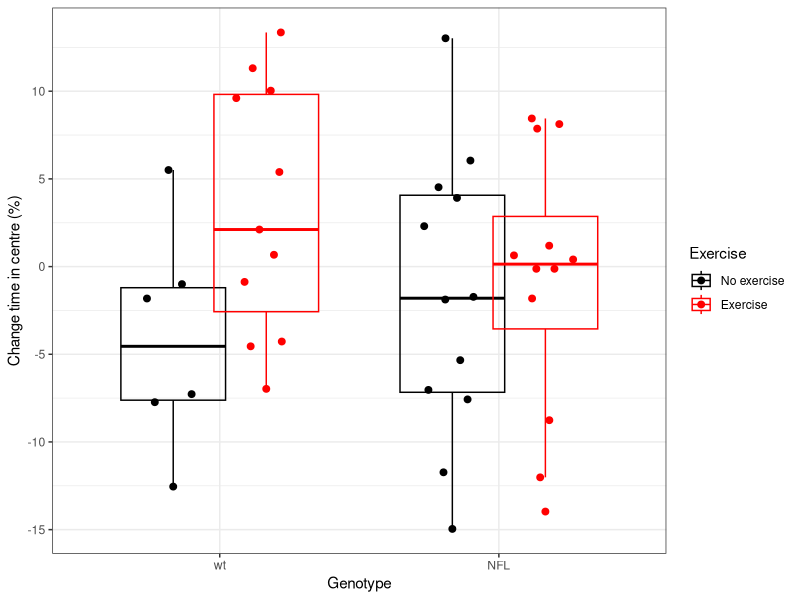
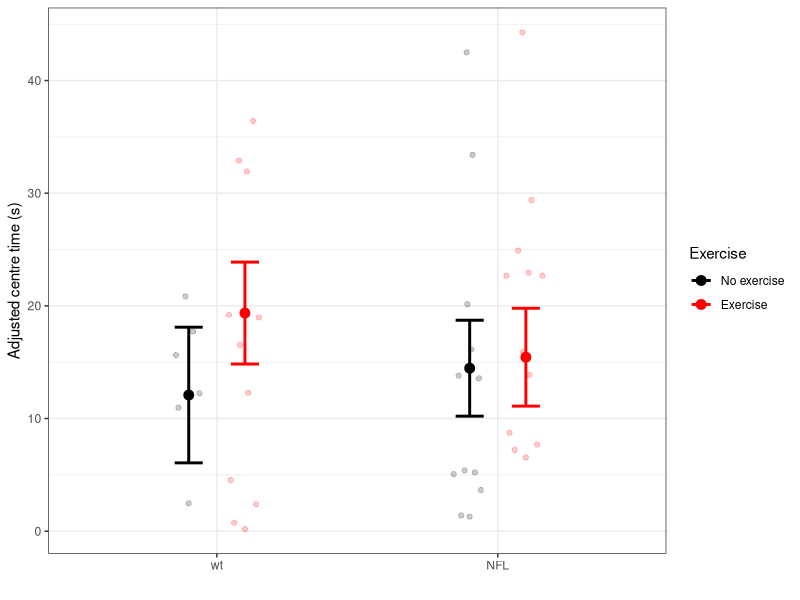
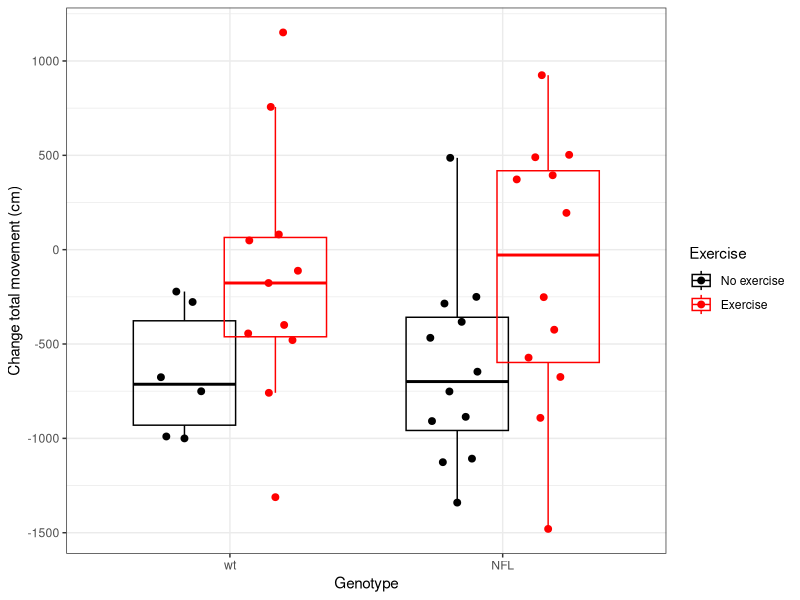
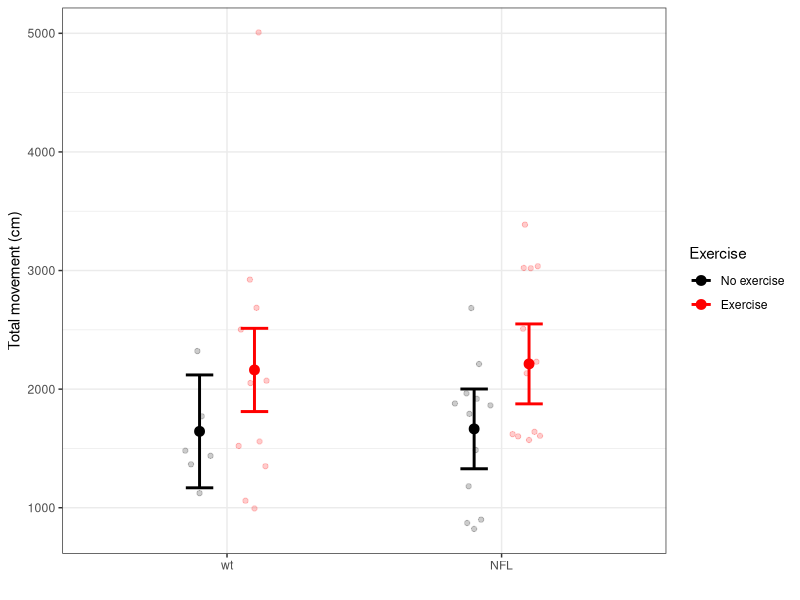
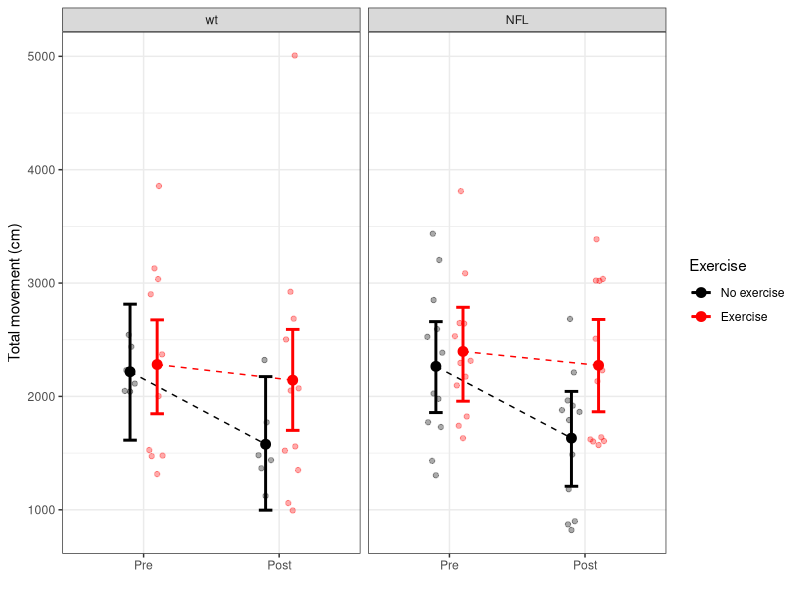
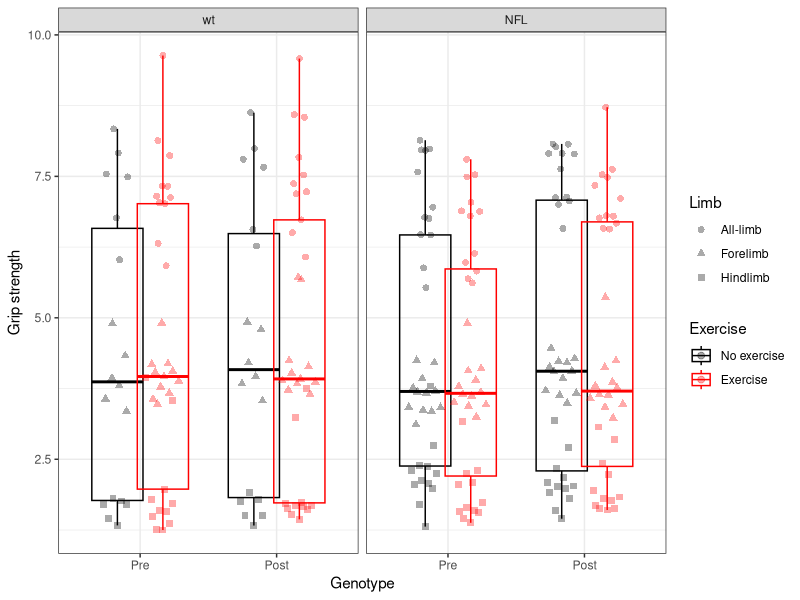
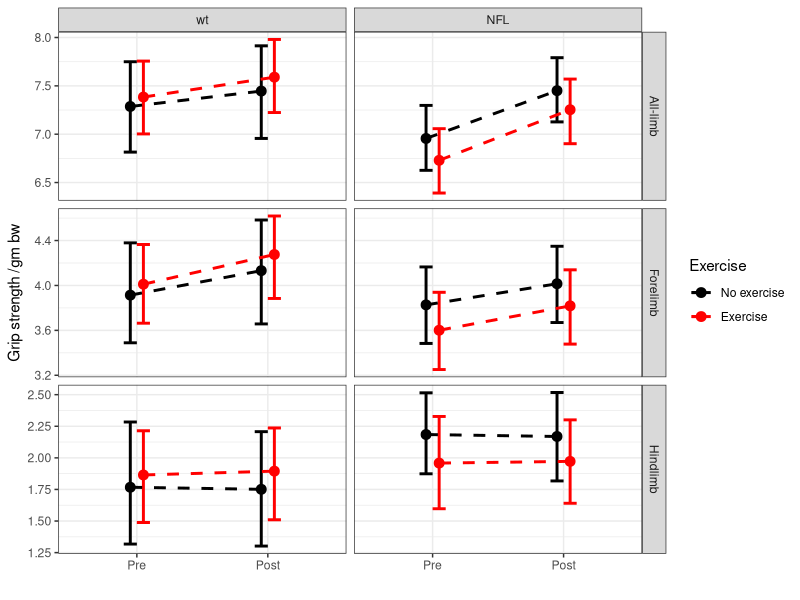
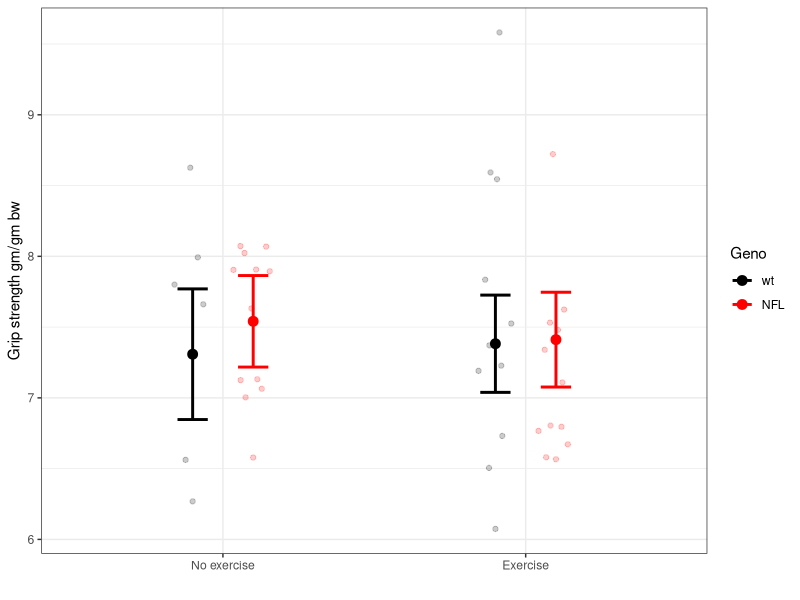

Here is the R script that generated these plots, in order:
## ---- chunk 1
knitr::opts_chunk$set(echo = FALSE, message = FALSE, warning = FALSE)
## ---- chunk 2
library(readr)
library(dplyr)
library(ggplot2)
library(lme4)
library(lmerTest)
library(knitr)
library(reshape2)
library(ggbeeswarm)
library(openxlsx)


# d <- read_csv("nfl_exercise.csv") %>%
#   mutate(exercise = factor(exercise, levels = c(1, 0), labels = c("exercise", "no exercise")),
#          geno = factor(geno, levels = c("WT", "NFL")))

## ---- chunk 3
d0 <- lapply(1:3, function(x) read.xlsx('nfl_behaviour_2019.xlsx', sheet = x, startRow = 3))

names(d0[[3]]) <- c("ID",
                    "Geno",
                    "Exercise",
                    "HLS_pre",
                    "HLS_post",
                    "HLS_change",
                    "FLS_pre",
                    "FLS_post",
                    "FLS_change",
                    "ALS_pre",
                    "ALS_post",
                    "ALS_change")

d <- left_join(d0[[1]], d0[[2]]) %>%
  left_join(d0[[3]]) %>%
  mutate(Exercise = factor(Exercise, levels = c(0, 1), labels = c("No exercise", "Exercise")),
         Geno = factor(Geno, levels = c("wt", "NFL")))

## ---- chunk 4
dw = 2/3

ggplot(d, aes(x = Geno, colour = Exercise, y = CT_change)) +
  geom_boxplot(position = position_dodge(width = dw), alpha = 0) +
  geom_quasirandom(dodge.width = dw, size = 2) +
  scale_colour_manual(values = c("black", "red")) +
  ylab("Change time in centre (%)") +
  xlab("Genotype") +
  theme_bw()
## ---- chunk 5
d %>% group_by(Geno) %>%
  summarise(mean = mean(CT_change, na.rm = TRUE),
            sd = sd(CT_change, na.rm = TRUE)) %>%
  kable(digits = 2)

d %>% group_by(Exercise) %>%
  summarise(mean = mean(CT_change, na.rm = TRUE),
            sd = sd(CT_change, na.rm = TRUE)) %>%
  kable(digits = 2)

d %>% group_by(Geno, Exercise) %>%
  summarise(mean = mean(CT_change, na.rm = TRUE),
            sd = sd(CT_change, na.rm = TRUE)) %>%
  kable(digits = 2)
## ---- chunk 6
m1 <- lm(CT_post ~ CT_pre + Geno * Exercise, d)
anova(m1)

#plot(m1)
## ---- chunk 7
dd <- expand.grid(CT_pre = mean(d$CT_pre),
                   Geno = factor(levels(d$Geno), levels = c("wt", "NFL")),
                   Exercise = factor(levels(d$Exercise), levels = c("No exercise", "Exercise")))

p <- predict(m1, dd, se.fit = TRUE)
dd$lwr <- p$fit - 1.96*p$se.fit
dd$upr <- p$fit + 1.96*p$se.fit
dd$fit <- p$fit

knitr::kable(dd, digits = 2)
## ---- chunk 8
ggplot(dd, aes(x = Geno, colour = Exercise, y = fit, ymin = lwr, ymax = upr)) +
  ggbeeswarm::geom_quasirandom(data = d, dodge.width = 0.4, alpha = 0.2, inherit.aes = FALSE,
             aes(y = CT_post, x= Geno, colour = Exercise)) +
  geom_point(size = 3, position = position_dodge(width = 0.4)) +
  geom_errorbar(position = position_dodge(width = 0.4), size = 1, width = 0.2) +
  scale_colour_manual(values = c("black", "red")) +
  ylab("Adjusted centre time (s)") +
  xlab("") +
  theme_bw()

## ---- chunk 9
ggplot(d, aes(x = Geno, colour = Exercise, y = TM_change)) +
  geom_boxplot(position = position_dodge(width = dw), alpha = 0.0) +
  geom_quasirandom(dodge.width = dw, size = 2) +
  scale_colour_manual(values = c("black", "red")) +
  ylab("Change total movement (cm)") +
  xlab("Genotype") +
  theme_bw()
## ---- chunk 10
d %>% group_by(Geno) %>%
  summarise(mean = mean(TM_change, na.rm = TRUE),
            sd = sd(TM_change, na.rm = TRUE)) %>%
  kable(digits = 2)

d %>% group_by(Exercise) %>%
  summarise(mean = mean(TM_change, na.rm = TRUE),
            sd = sd(TM_change, na.rm = TRUE)) %>%
  kable(digits = 2)

d %>% group_by(Geno, Exercise) %>%
  summarise(mean = mean(TM_change, na.rm = TRUE),
            sd = sd(TM_change, na.rm = TRUE)) %>%
  kable(digits = 2)



## ---- chunk 11
m1 <- lm(TM_post ~ TM_pre + Geno*Exercise, d)
anova(m1)

#plot(m1)
## ---- chunk 12
dd <- expand.grid(TM_pre = mean(d$TM_pre),
                   Geno = factor(levels(d$Geno), levels = c("wt", "NFL")),
                   Exercise = factor(levels(d$Exercise), levels = c("No exercise", "Exercise")))

p <- predict(m1, dd, se.fit = TRUE)
dd$lwr <- p$fit - 1.96*p$se.fit
dd$upr <- p$fit + 1.96*p$se.fit
dd$fit <- p$fit

knitr::kable(dd, digits = 2)
## ---- chunk 13
ggplot(dd, aes(x = Geno, colour = Exercise, y = fit, ymin = lwr, ymax = upr)) +
  ggbeeswarm::geom_quasirandom(data = d, dodge.width = 0.4, alpha = 0.2, inherit.aes = FALSE,
             aes(y = TM_post, x= Geno, colour = Exercise)) +
  geom_point(size = 3, position = position_dodge(width = 0.4)) +
  geom_errorbar(position = position_dodge(width = 0.4), size = 1, width = 0.2) +
  scale_colour_manual(values = c("black", "red")) +
  ylab("Total movement (cm)") +
  xlab("") +
  theme_bw()

## ---- chunk 14
d0 <- select(d, ID, Geno, Exercise, TM_pre, TM_post) %>%
  reshape2::melt(id.vars = c("ID", "Geno", "Exercise")) %>%
  arrange(ID, variable) %>%
  mutate(time = factor(variable, levels = c("TM_pre", "TM_post"), labels = c("Pre", "Post")),
         Exercise = factor(Exercise, levels = c("No exercise", "Exercise")),
         Geno = factor(Geno, levels = c("wt", "NFL"))) %>%
  select(-variable)

m1 <- lmer(value ~ time*Geno*Exercise + (1|ID), d0)
anova(m1)
## ---- chunk 15
dl <- expand.grid(time = c("Pre", "Post"),
                  Exercise = factor(levels(d0$Exercise), levels = c("No exercise", "Exercise")),
         Geno = factor(levels(d0$Geno), levels = c("wt", "NFL"))) %>%
  arrange(Geno, Exercise, time)

bootfit <- bootMer(m1, FUN=function(x) predict(x, dl, re.form = NA),
                   nsim = 500,
                   parallel = "multicore",
                   ncpus = 3L)
dl$lwr <- apply(bootfit$t, 2, quantile, 0.025)
dl$upr <- apply(bootfit$t, 2, quantile, 0.975)
dl$fit <- apply(bootfit$t, 2, mean)


knitr::kable(dl, digits = 2)

## ---- chunk 16
ggplot(dl, aes(x = time, y = fit, ymin = lwr, ymax = upr, colour = Exercise, group = Exercise)) +
  ggbeeswarm::geom_quasirandom(data = d0, dodge.width = 0.4, alpha = 1/3, inherit.aes = FALSE,
             aes(y = value, x= time, colour = Exercise)) +
  geom_path(linetype = "dashed", position = position_dodge(width = 0.4)) +
  geom_errorbar(position = position_dodge(width = 0.4), size = 1, width = 0.2) +
    geom_point(size = 3, position = position_dodge(width = 0.4)) +
  scale_colour_manual(values = c("black", "red")) +
  ylab("Total movement (cm)") +
  xlab("") +
  facet_wrap(~Geno) +
  theme_bw()
## ---- chunk 17
gs <- select(d, ID, Geno, Exercise, HLS_pre, HLS_post, FLS_pre, FLS_post, ALS_pre, ALS_post) %>%
  melt(id.vars = c("ID", "Geno", "Exercise")) %>%
  mutate(time = case_when(variable %in% c("HLS_pre", "FLS_pre", "ALS_pre") ~ "Pre",
                          variable %in% c("HLS_post", "FLS_post", "ALS_post") ~ "Post"),
         time = factor(time, levels = c("Pre", "Post"))) %>%
  mutate(Limb = case_when(variable %in% c("HLS_pre", "HLS_post") ~ "Hindlimb",
                          variable %in% c("FLS_pre", "FLS_post") ~ "Forelimb",
                          variable %in% c("ALS_pre", "ALS_post") ~ "All-limb"))
gs %>% group_by(Geno, time, Limb) %>%
  summarise(mean = mean(value, na.rm = TRUE),
            sd = sd(value, na.rm = TRUE)) %>%
  kable(digits = 2)

gs %>% group_by(Exercise, time, Limb) %>%
  summarise(mean = mean(value, na.rm = TRUE),
            sd = sd(value, na.rm = TRUE)) %>%
  kable(digits = 2)
## ---- chunk 18

ggplot(gs, aes(x = time, colour = Exercise, y = value)) +
  geom_boxplot(position = position_dodge(width = dw), alpha = 0) +
    geom_quasirandom(dodge.width = dw, size = 2, alpha = 1/3, aes(shape = Limb, group = Exercise)) +
  scale_colour_manual(values = c("black", "red")) +
  facet_wrap(~Geno) +
  ylab("Grip strength") +
  xlab("Genotype") +
  theme_bw()

## ---- chunk 19
m1 <- lmer(value ~ Geno*time*Limb + Geno*Exercise*time + (1|ID), gs)
anova(m1)

## ---- chunk 20
#m2 <- lmer(value ~ Geno*Exercise*time + (1|ID), gs)
gs0 <- expand.grid(time = factor(levels(gs$time), levels = c("Pre", "Post")),
                   Geno = factor(levels(gs$Geno), levels = c("wt", "NFL")),
                   Exercise = factor(levels(gs$Exercise), levels = c("No exercise", "Exercise")),
                   Limb = c("All-limb", "Forelimb", "Hindlimb"))

bootfit <- bootMer(m1, FUN=function(x) predict(x, gs0, re.form = NA),
                   nsim = 500,
                   parallel = "multicore",
                   ncpus = 3L)

gs0$lwr <- apply(bootfit$t, 2, quantile, 0.025)
gs0$upr <- apply(bootfit$t, 2, quantile, 0.975)
gs0$fit <- apply(bootfit$t, 2, mean)

knitr::kable(gs0, digits = 2)

## ---- chunk 21
ggplot(gs0, aes(x = time, colour = Exercise, group = Exercise, y = fit, ymin = lwr, ymax = upr)) +
  geom_point(size = 3, position = position_dodge(width = 0.2)) +
  geom_errorbar(position = position_dodge(width = 0.2), size = 1, width = 0.2) +
  geom_path(position = position_dodge(width = 0.2), linetype = "dashed", size = 1) +
  scale_colour_manual(values = c("black", "red")) +
  ylab("Grip strength /gm bw") +
  xlab("") +
  facet_grid(Limb~Geno, scales = "free") +
  theme_bw()

## ---- chunk 22

gs1 <- gs %>% 
  filter(Limb == 'All-limb') %>%
  select(ID, Geno, Exercise, time, value) %>% tidyr::spread(time, value)

m1 <- lm(Post ~ Pre + Geno*Exercise, gs1)
anova(m1)
## ---- chunk 23

gs0 <- expand.grid(Pre = mean(gs1$Pre),
                   Geno = factor(levels(gs1$Geno), levels = c("wt", "NFL")),
                   Exercise = factor(levels(gs1$Exercise), levels = c("No exercise", "Exercise")))

z <- predict(m1, gs0, se.fit = TRUE)

gs0$lwr <- z$fit - 1.96*z$se.fit
gs0$upr <- z$fit + 1.96*z$se.fit
gs0$fit <- z$fit

knitr::kable(gs0, digits = 2)

## ---- chunk 24

ggplot(gs0, aes(x = Exercise, colour = Geno, group = Geno, y = fit, ymin = lwr, ymax = upr)) +
  ggbeeswarm::geom_quasirandom(data = gs1, dodge.width = 0.4, alpha = 0.2, inherit.aes = FALSE,
             aes(y = Post, x= Exercise, colour = Geno)) +
  geom_point(size = 3, position = position_dodge(width = 0.4)) +
  geom_errorbar(position = position_dodge(width = 0.4), size = 1, width = 0.2) +
  #geom_path(position = position_dodge(width = 0.2), linetype = "dashed", size = 1) +
  scale_colour_manual(values = c("black", "red")) +
  ylab("Grip strength gm/gm bw") +
  xlab("") +
  theme_bw()

## ---- chunk 25
fs <- select(d, ID, Geno, Exercise, HS_pre, HS_post, FS_pre, FS_post, Uf_pre, Uf_post) %>%
  melt(id.vars = c("ID", "Geno", "Exercise")) %>%
  mutate(time = case_when(variable %in% c("HS_pre", "FS_pre", "Uf_pre") ~ "Pre",
                          variable %in% c("HS_post", "FS_post", "Uf_post") ~ "Post"),
         time = factor(time, levels = c("Pre", "Post"))) %>%
  mutate(Limb = case_when(variable %in% c("HS_pre", "HS_post") ~ "Hindlimb",
                          variable %in% c("FS_pre", "FS_post") ~ "Forelimb",
                          variable %in% c("Uf_pre", "Uf_post") ~ "Uniformity")) %>%
  filter(Limb != "Uniformity")

fs %>% group_by(Geno, time, Limb) %>%
  summarise(mean = mean(value, na.rm = TRUE),
            sd = sd(value, na.rm = TRUE)) %>%
  kable(digits = 2)

fs %>% group_by(Exercise, time, Limb) %>%
  summarise(mean = mean(value, na.rm = TRUE),
            sd = sd(value, na.rm = TRUE)) %>%
  kable(digits = 2)
## ---- chunk 26

ggplot(fs, aes(x = time, colour = Exercise, y = value)) +
  geom_boxplot(position = position_dodge(width = dw), alpha = 0) +
    geom_quasirandom(dodge.width = dw, size = 2, alpha = 1/3, aes(shape = Limb, group = Exercise)) +
  scale_colour_manual(values = c("black", "red")) +
  facet_wrap(~Geno) +
  ylab("Foot print stride (mm)") +
  xlab("Genotype") +
  theme_bw()

## ---- chunk 27
m1 <- lmer(value ~ Geno*time*Limb + Geno*Exercise*time + (1|ID), fs)
anova(m1)

## ---- chunk 28
#m2 <- lmer(value ~ Geno*Exercise*time + (1|ID), gs)
fs0 <- expand.grid(time = factor(levels(fs$time), levels = c("Pre", "Post")),
                   Geno = factor(levels(fs$Geno), levels = c("wt", "NFL")),
                   Exercise = factor(levels(fs$Exercise), levels = c("No exercise", "Exercise")),
                   Limb = c("Forelimb", "Hindlimb"))

bootfit <- bootMer(m1, FUN=function(x) predict(x, fs0, re.form = NA),
                   nsim = 500,
                   parallel = "multicore",
                   ncpus = 3L)

fs0$lwr <- apply(bootfit$t, 2, quantile, 0.025)
fs0$upr <- apply(bootfit$t, 2, quantile, 0.975)
fs0$fit <- apply(bootfit$t, 2, mean)

knitr::kable(fs0, digits = 2)

## ---- chunk 29
ggplot(fs0, aes(x = time, colour = Exercise, group = Exercise, y = fit, ymin = lwr, ymax = upr)) +
  geom_point(size = 3, position = position_dodge(width = 0.2)) +
  geom_errorbar(position = position_dodge(width = 0.2), size = 1, width = 0.2) +
  geom_path(position = position_dodge(width = 0.2), linetype = "dashed", size = 1) +
  scale_colour_manual(values = c("black", "red")) +
  ylab("Grip strength /gm bw") +
  xlab("") +
  facet_grid(Limb~Geno) +
  theme_bw()
